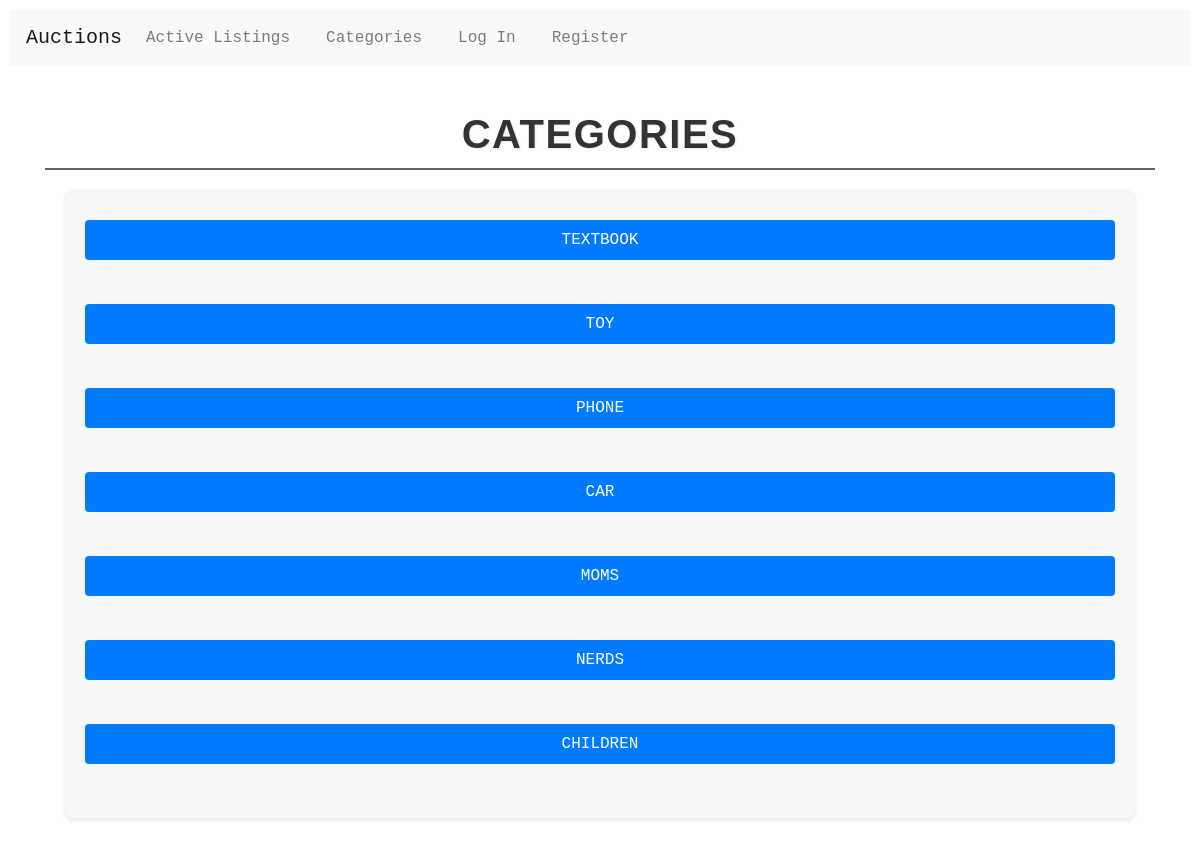
The page /categories on the database as committed earlier.
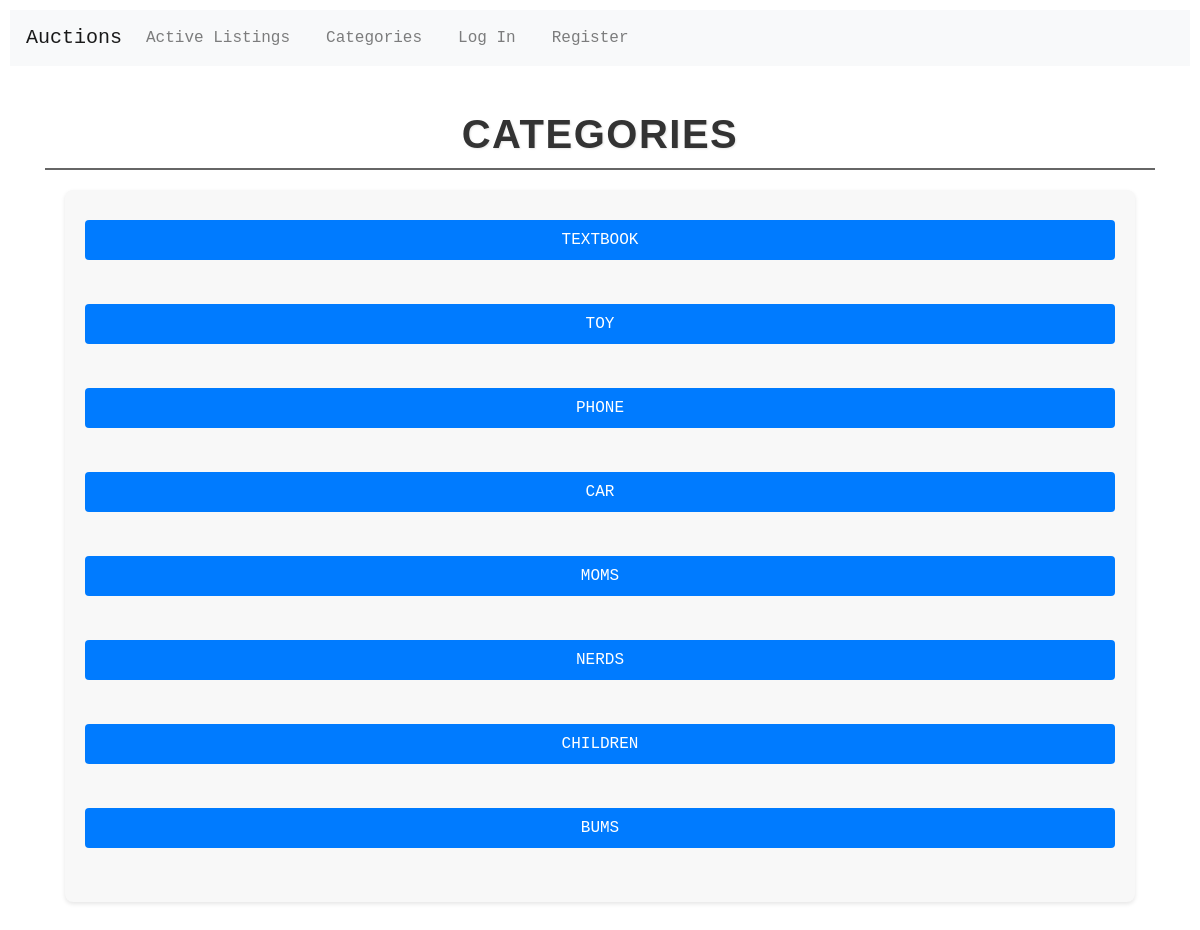
The same page on the database as committed later.
### auctions/models.py (models this page shows, shortened)
class Listing(models.Model):
    owner = models.ForeignKey(User, on_delete=models.CASCADE, related_name="listings")
    title = models.CharField(max_length=64)
    description = models.TextField()
    category = models.CharField(max_length=64, blank=True)
    image_url = models.URLField(max_length=200, blank=True)
    start_bid = models.DecimalField(max_digits=10, decimal_places=2)
    current_bid = models.DecimalField(max_digits=10, decimal_places=2, default = 0)
    is_active = models.BooleanField(default=True)
    winner = models.ForeignKey(User, on_delete=models.SET_NULL, null=True, blank=True, related_name="won_listing")

### auctions/views.py (the view)
# urls.py: path("categories", views.categories, name="categories"),
def categories(request):
    categories = Listing.objects.exclude(category__isnull=True).exclude(category='').values_list('category', flat=True).distinct()
    return render(request, "auctions/categories.html", {
        "categories": categories
    })

### auctions/templates/auctions/categories.html
{% extends "auctions/layout.html" %}
{% block body %}
    <h2 class="page-heading">Categories</h2>
    <div class="category-list">
        {% for category in categories %}
            {% if category %}
                <a class="category-link" href="{% url 'category_listings' category %}">{{ category }}</a><br>
            {% endif %}
        {% endfor %}
    </div>
{% endblock %}

### auctions/templates/auctions/layout.html (shortened to what this page needs)
{% load static %}
<!DOCTYPE html>
<html lang="en">
    <head>
        <link rel="stylesheet" href="https://stackpath.bootstrapcdn.com/bootstrap/4.4.1/css/bootstrap.min.css">
        <link href="{% static 'auctions/styles.css' %}" rel="stylesheet">
    </head>
    <body>
        <nav class="navbar navbar-expand-lg navbar-light bg-light">
            <a class="navbar-brand" href="{% url 'index' %}">Auctions</a>
            <ul class="navbar-nav">
                <li class="nav-item">
                    <a class="nav-link" href="{% url 'index' %}">Active Listings</a>
                </li>
                <li class="nav-item">
                    <a class="nav-link" href="{% url 'categories' %}">Categories</a>
                </li>
                {% if user.is_authenticated %}
                    <li class="nav-item">
                        <a class="nav-link" href="{% url 'create' %}">Create New Listing</a>
                    </li>
                    <li class="nav-item">
                        <a class="nav-link" href="{% url 'watchlist' %}">Watchlist</a>
                    </li>
                    <li class="nav-item">
                        <a class="nav-link" href="{% url 'logout' %}">Log Out</a>
                    </li>
                {% else %}
                    <li class="nav-item">
                        <a class="nav-link" href="{% url 'login' %}">Log In</a>
                    </li>
                    <li class="nav-item">
                        <a class="nav-link" href="{% url 'register' %}">Register</a>
                    </li>
                {% endif %}
            </ul>
        </nav>
        <div class="container mt-4">
            <div class="row">
                <div class="col-12">
                    {% block body %}
                    {% endblock %}
                </div>
            </div>
        </div>
    </body>
</html>

### auctions/static/auctions/styles.css (style rules this page uses)
body { padding: 10px; font-family: 'Courier New', Courier, monospace, sans-serif; }
.page-heading { font-family: 'Arial', sans-serif; font-size: 2.5rem; font-weight: 700; color: #333; text-align: center; text-transform: uppercase; text-shadow: 1px 1px 2px rgba(0, 0, 0, 0.1); margin-top: 20px; margin-bottom: 20px; letter-spacing: 1.5px; line-height: 1.2; border-bottom: 2px solid #666; padding-bottom: 10px; }
.navbar-nav .nav-item { margin-right: 20px; }
.category-list { margin: 20px; padding: 20px; background-color: #f8f8f8; border-radius: 8px; box-shadow: 0 2px 4px rgba(0, 0, 0, 0.1); }
.category-link { display: inline-block; margin: 10px; padding: 8px 15px; background-color: #007bff; color: white; text-decoration: none; border-radius: 4px; transition: background-color 0.3s ease; }
.category-list { display: flex; flex-direction: column; align-items: center; justify-content: center; margin: 20px; padding: 20px; background-color: #f8f8f8; border-radius: 8px; box-shadow: 0 2px 4px rgba(0, 0, 0, 0.1); }
.category-link { display: block; width: 100%; margin: 10px 0; padding: 8px 15px; background-color: #007bff; color: white; text-align: center; text-transform: uppercase; text-decoration: none; border-radius: 4px; transition: background-color 0.3s ease; }

Rows that differ between the two databases and show on the page:
added Listing: category "BUMS"
